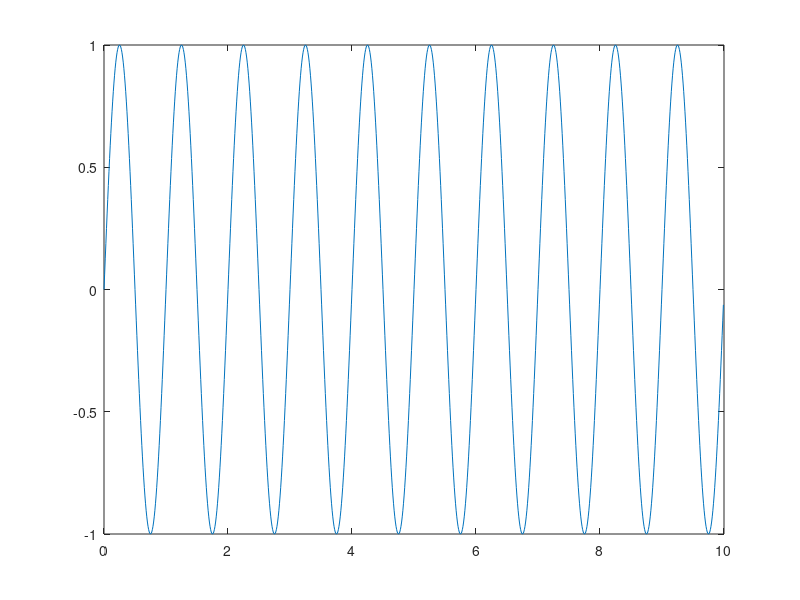
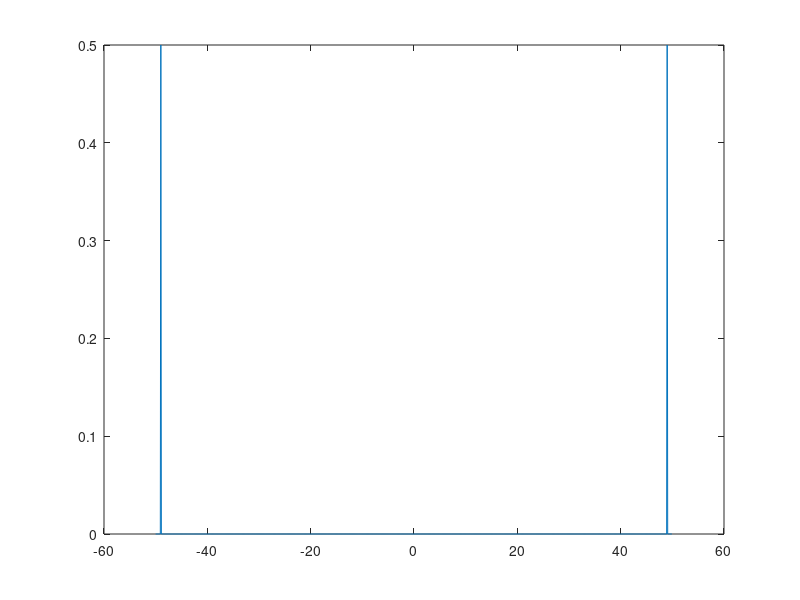
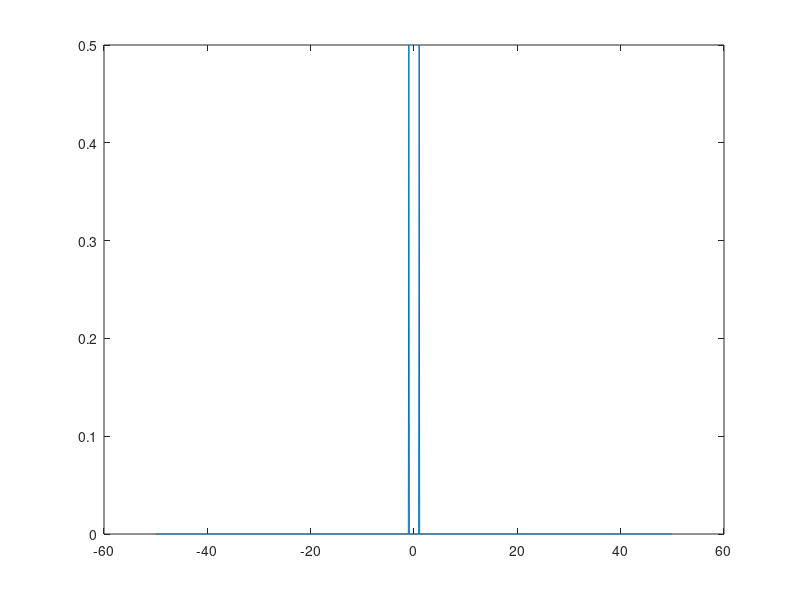

Recreate these plots in MATLAB, in order.
clear;

%sin(2pi*f*t)
%f = 1
%N=1000
ts = 0.01;  %time step
N  = 1000;  %number of elements in t
t  = 0 : ts : (N-1)*ts; %1000 elements from 0 to 999 [0 0.01 0.02 0.03 ..]
y  = sin(2*pi*t);       %determines value of y for each element in t and saves them in an array in y
figure(1);
plot(t,y); 

% Frequency domain
%fft(x(t)) -> fourier transform of x(t) -> X(f)

X_fft = fft(y);
fs    = 1/ts;     %frequency edges for the frequency array
%fs is the total frequency of the plot
%df is the step
df    = 1/(N*ts); %df step for the frequency array

f     = (-0.5*fs):df:(0.5*fs-df); % ex: [-2 -1 0 1] 
figure(2);
plot(f, abs(X_fft)/N); %abs(x) -> absolute / magnitude of x

%fftshift(x) ->takes argument X(f) which is the fourier transform of x(t)
X_fftshift = fftshift(X_fft)/N;  %divide by N because it's multiplied by the number of steps
figure(3);
plot(f, abs(X_fftshift));